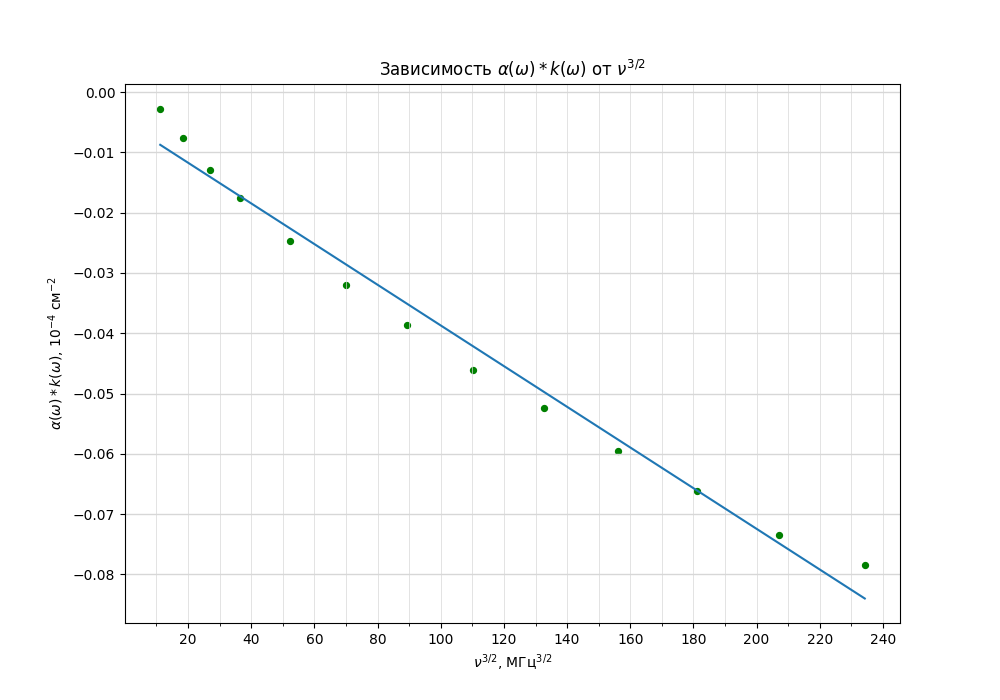

Here is the Python script that generated this plot:
import numpy as np
import matplotlib.pyplot as plt
from matplotlib.ticker import MultipleLocator
import math

plt.figure(figsize=(10,7))  #Размер изображения
plt.title(r'Зависимость $\alpha(\omega)*k(\omega)$ от $\nu^{3/2}$') # Заголовок

x = [
    5, 7, 9, 11, 14, 17, 20, 23, 26, 29, 32, 35, 38
    ] # Координата x

x = [_x*math.sqrt(_x) for _x in x]


y = [
    -0.002730904,	-0.007644193,	-0.012899576,	-0.017582174,
    -0.02463125,	-0.032076561,	-0.038705809,	-0.046027499,
    -0.052361917,	-0.059500255,	-0.066230834,	-0.073411682,
    -0.078377006
    ] # Координата y

plt.scatter(x, y, s=18, c='green')  # Экспериментальные точки на графике

plt.ylabel(r'$\alpha(\omega)*k(\omega)$, $10^{-4}$ см$^{-2}$') # Подпись абсцисс
plt.xlabel(r'$\nu^{3/2}$, МГц$^{3/2}$') # Подпись ординат

p = np.polyfit(x, y, deg=1) # Построение кривой по мнк
p_f = np.poly1d(p)
plt.plot(x, p_f(x))
print(p_f)


DP = 2
ax = plt.gca()

## Характеристики сетки

ax.yaxis.set_minor_locator(MultipleLocator(0.05))
ax.yaxis.set_major_locator(MultipleLocator(0.01))
ax.xaxis.set_minor_locator(MultipleLocator(10))
ax.xaxis.set_major_locator(MultipleLocator(20))
ax.yaxis.grid(True,'major',linewidth=2/DP,linestyle='-',color='#d7d7d7')
ax.xaxis.grid(True,'minor',linewidth=1/DP,linestyle='-',color='#d7d7d7')
ax.yaxis.grid(True,'minor',linewidth=1/DP,linestyle='-',color='#d7d7d7')
ax.xaxis.grid(True,'major',linewidth=1/DP,linestyle='-',color='#d7d7d7',zorder=0)

plt.savefig('provod_B')